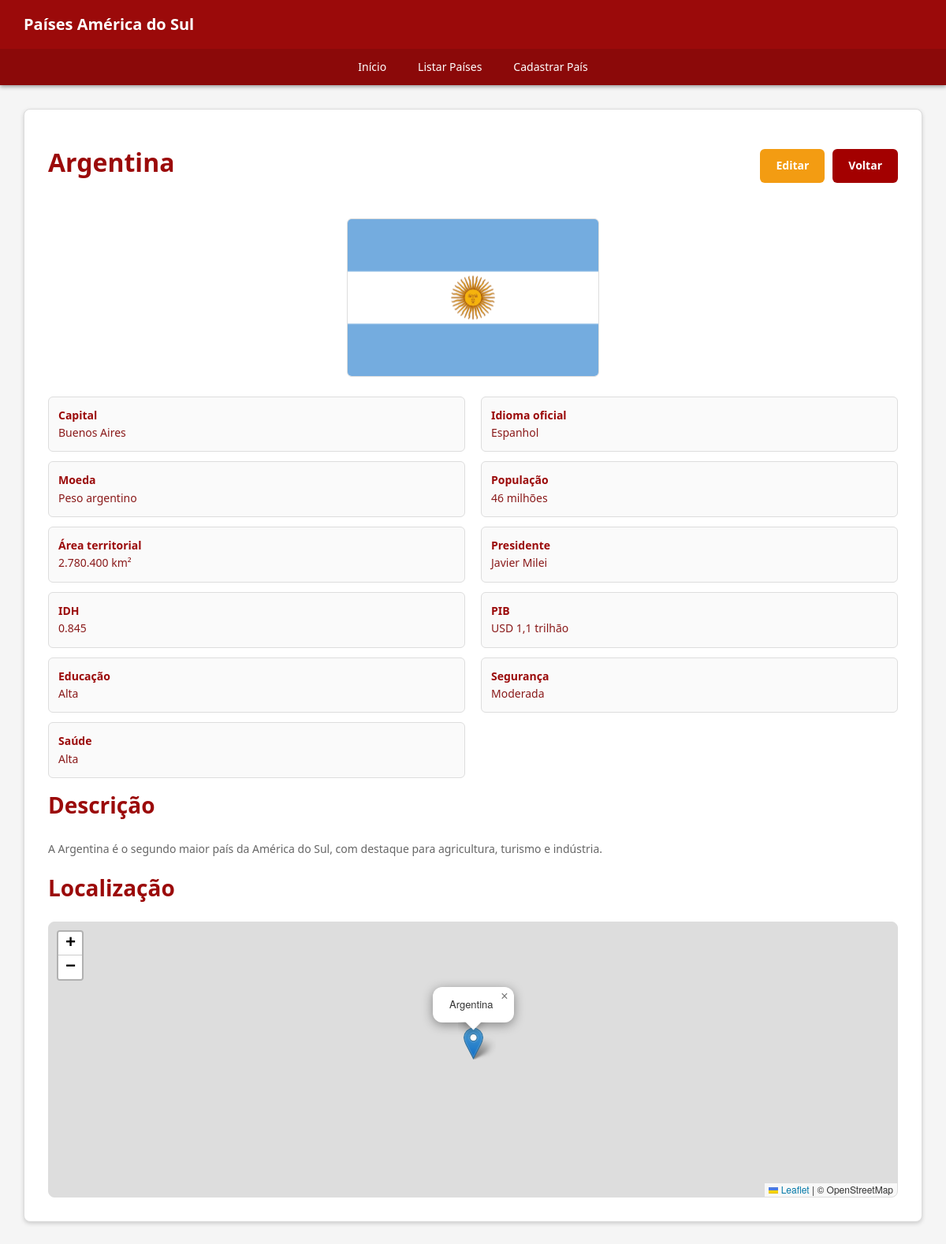
Screenshot of /detalhes.php?id=1 with the database file from the repository.
### tables this page shows
CREATE TABLE IF NOT EXISTS paises (
    id INT UNSIGNED AUTO_INCREMENT PRIMARY KEY,
    nome VARCHAR(100) NOT NULL UNIQUE,
    capital VARCHAR(100) NOT NULL,
    idioma VARCHAR(100) NOT NULL,
    moeda VARCHAR(100) NOT NULL,
    populacao VARCHAR(100) NOT NULL,
    area VARCHAR(100) NOT NULL,
    presidente VARCHAR(100) NOT NULL,
    idh DECIMAL(4,3) NOT NULL,
    pib VARCHAR(100) NOT NULL,
    educacao VARCHAR(100) NOT NULL,
    seguranca VARCHAR(100) NOT NULL,
    saude VARCHAR(100) NOT NULL,
    descricao TEXT NOT NULL,
    bandeira VARCHAR(255) NOT NULL,
    criado_em TIMESTAMP DEFAULT CURRENT_TIMESTAMP,
    atualizado_em TIMESTAMP DEFAULT CURRENT_TIMESTAMP ON UPDATE CURRENT_TIMESTAMP
);

### detalhes.php (the view, shortened to what this page needs)
<?php
require 'conexao.php';
$id = filter_input(INPUT_GET, 'id', FILTER_VALIDATE_INT);
$stmt = $pdo->prepare('SELECT * FROM paises WHERE id = ?'); $stmt->execute([$id]); $pais = $stmt->fetch();
require 'menu.php';
?>
<link rel="stylesheet" href="https://unpkg.com/leaflet@1.9.4/dist/leaflet.css">
<main class="container"><section class="secao detalhe-pais">
    <div class="titulo-linha"><h1><?= htmlspecialchars($pais['nome']) ?></h1><div class="btn-grupo"><a class="btn btn-alerta" href="editar_pais.php?id=<?= $pais['id'] ?>">Editar</a><a class="btn btn-primario" href="listar_pais.php">Voltar</a></div></div>
    <img class="bandeira-grande" src="imagens/<?= rawurlencode($pais['bandeira']) ?>" alt="Bandeira de <?= htmlspecialchars($pais['nome']) ?>">
    <div class="dados-grid">
        <?php foreach (['Capital'=>'capital','Idioma oficial'=>'idioma','Moeda'=>'moeda','População'=>'populacao','Área territorial'=>'area','Presidente'=>'presidente','IDH'=>'idh','PIB'=>'pib','Educação'=>'educacao','Segurança'=>'seguranca','Saúde'=>'saude'] as $rotulo => $campo): ?><div class="dado"><strong><?= $rotulo ?></strong><span><?= htmlspecialchars($pais[$campo]) ?></span></div><?php endforeach; ?>
    </div>
    <h2>Descrição</h2><p class="descricao"><?= nl2br(htmlspecialchars($pais['descricao'])) ?></p>
    <h2>Localização</h2><div id="mapa"></div>
</section></main>
</body></html>

### menu.php (shortened to what this page needs)
<?php
$paginaAtual = basename($_SERVER['PHP_SELF'] ?? 'index.php');
function itemMenu(string $arquivo, string $rotulo, string $paginaAtual): string {
    $ativo = $paginaAtual === $arquivo ? 'ativo' : '';
    return '<li><a class="' . $ativo . '" href="' . $arquivo . '">' . $rotulo . '</a></li>';
}
?>
<!DOCTYPE html>
<html lang="pt-BR">
<head>
    <link rel="stylesheet" href="css/style.css">
</head>
<body>
<header>
    <div class="header-top"><a href="index.php" class="logo">Países América do Sul</a></div>
    <nav><ul>
        <?= itemMenu('index.php', 'Início', $paginaAtual) ?>
        <?= itemMenu('listar_pais.php', 'Listar Países', $paginaAtual) ?>
        <?= itemMenu('cadastrar_pais.php', 'Cadastrar País', $paginaAtual) ?>
    </ul></nav>
</header>

### css/style.css (style rules this page uses)
:root { --cor-primaria: #9b0a0a; --cor-secundaria: #a30000; --cor-sucesso: #27ae60; --cor-alerta: #f39c12; --cor-perigo: #e74c3c; --cor-info: #16a085; --cor-fundo: #f5f5f5; --cor-fundo-claro: #ffffff; --cor-texto: #8a1a1a; --cor-texto-claro: #666; --cor-borda: #ddd; }
* { margin: 0; padding: 0; box-sizing: border-box; }
html { scroll-behavior: smooth; }
body { font-family: 'Segoe UI', Tahoma, Geneva, Verdana, sans-serif; font-size: 14px; line-height: 1.6; color: var(--cor-texto); background-color: var(--cor-fundo); display: flex; flex-direction: column; min-height: 100vh; }
header { background-color: var(--cor-primaria); color: white; padding: 0; box-shadow: 0 2px 5px #999; position: sticky; top: 0; z-index: 1000; }
.header-top { display: flex; justify-content: flex-start; align-items: center; padding: 15px 30px; max-width: 1200px; margin: 0 auto; width: 100%; }
.logo { font-size: 20px; font-weight: bold; text-decoration: none; color: white; display: flex; align-items: center; gap: 10px; }
nav { background-color: rgba(0, 0, 0, 0.1); }
nav ul { list-style: none; display: flex; justify-content: center; flex-wrap: wrap; max-width: 1200px; margin: 0 auto; padding: 0; }
nav li { margin: 0; }
nav a { display: block; color: white; text-decoration: none; padding: 12px 20px; font-weight: 500; font-size: 14px; }
.container { max-width: 1200px; margin: 0 auto; padding: 30px; width: 100%; flex: 1; }
main { flex: 1; }
.secao { background: var(--cor-fundo-claro); padding: 30px; margin-bottom: 20px; border-radius: 8px; border: 1px solid var(--cor-borda); box-shadow: 0 2px 5px #ccc; }
.secao h2 { color: var(--cor-primaria); margin-bottom: 20px; font-size: 28px; }
.secao p { margin-bottom: 15px; color: var(--cor-texto-claro); line-height: 1.8; }
h1 { color: var(--cor-primaria); font-size: 32px; margin-bottom: 10px; }
h2 { color: var(--cor-primaria); font-size: 28px; margin-bottom: 15px; }
.btn { display: inline-block; padding: 10px 20px; border: none; border-radius: 6px; font-size: 14px; font-weight: 600; cursor: pointer; text-decoration: none; text-align: center; }
.btn-primario { background-color: var(--cor-secundaria); color: white; }
.btn-alerta { background-color: var(--cor-alerta); color: white; }
.btn-grupo { display: flex; gap: 10px; flex-wrap: wrap; margin: 20px 0; }
.form-grid, .dados-grid { display: grid; grid-template-columns: repeat(2, minmax(0, 1fr)); gap: 0 20px; }
.titulo-linha { display: flex; align-items: center; justify-content: space-between; gap: 20px; flex-wrap: wrap; }
.bandeira-grande { display: block; width: min(320px, 100%); max-height: 210px; object-fit: contain; margin: 25px auto; border: 1px solid var(--cor-borda); border-radius: 6px; }
.dado { padding: 12px; border: 1px solid var(--cor-borda); border-radius: 6px; margin-bottom: 12px; background: #fafafa; }
.dado strong, .dado span { display: block; }
.dado strong { color: var(--cor-primaria); }
.descricao { white-space: normal; }
#mapa { height: 350px; border-radius: 8px; border: 1px solid var(--cor-borda); }

### rows the page displays
paises: nome "Argentina", bandeira+nome (picture), capital "Buenos Aires", idioma "Espanhol", moeda "Peso argentino", populacao "46 milhões", area "2.780.400 km²", presidente "Javier Milei", idh "0.845", pib "USD 1,1 trilhão", educacao "Alta", seguranca "Moderada", saude "Alta", descricao "A Argentina é o segundo maior país da América do Sul, com destaque para agricultura, turismo e indústria."

### other values shown
$rotulo "Início Listar Países Cadastrar País"
$rotulo "Capital"
$rotulo "Idioma oficial"
$rotulo "Moeda"
$rotulo "População"
$rotulo "Área territorial"
$rotulo "Presidente"
$rotulo "IDH"
$rotulo "PIB"
$rotulo "Educação"
$rotulo "Segurança"
$rotulo "Saúde"
